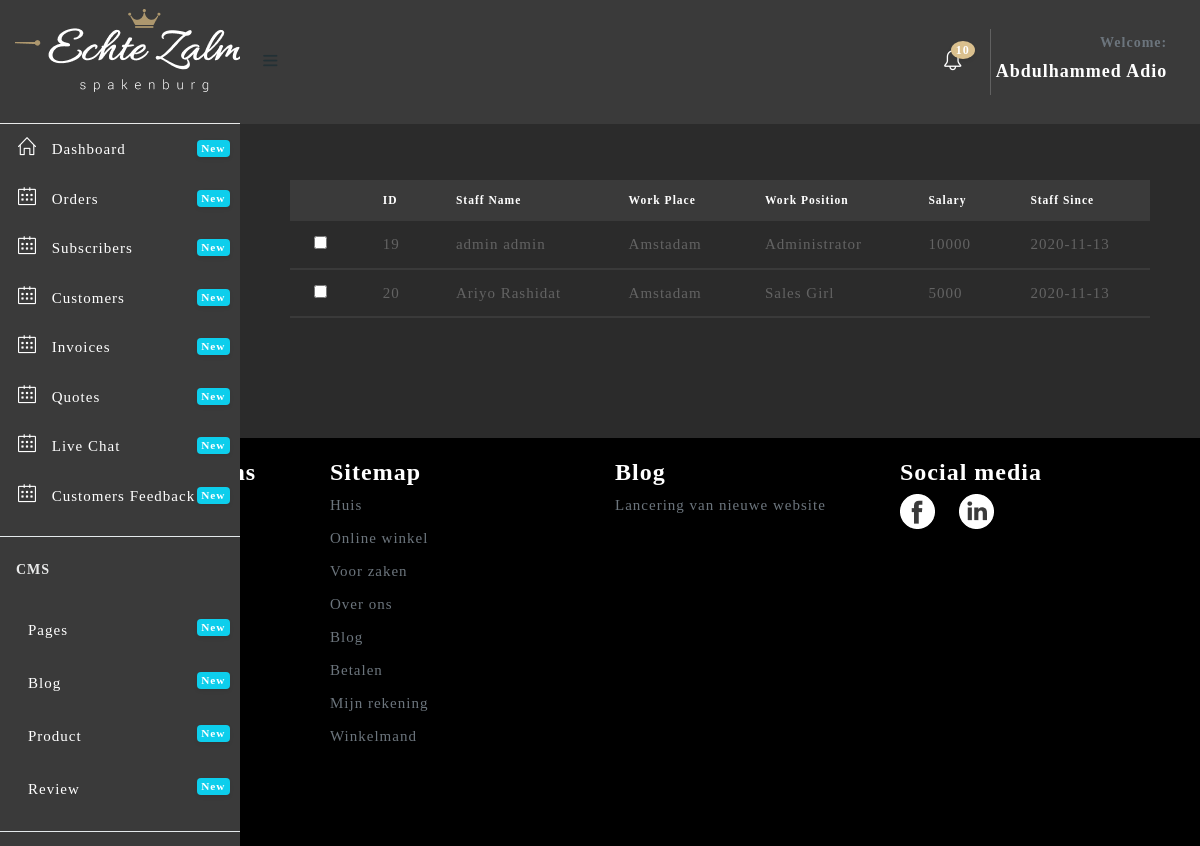
Before: /admin/salary.php (signed in) with the older database file.
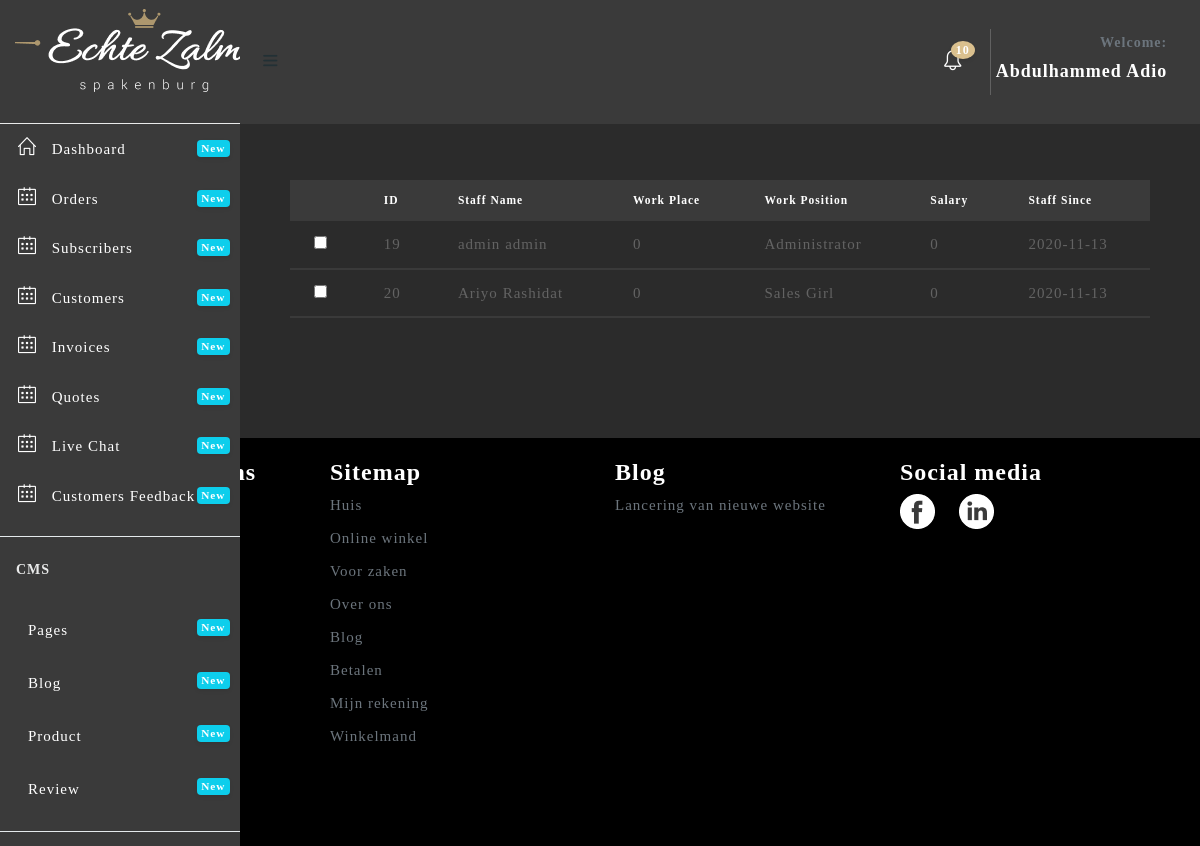
After: the same page with the newer database file.
### tables this page shows
CREATE TABLE `user_role_management` (
  `id` int(11) NOT NULL,
  `user_id` int(11) DEFAULT NULL,
  `menu_id` int(11) DEFAULT NULL,
  `status` tinyint(1) DEFAULT NULL
);

CREATE TABLE `menu` (
  `id` int(11) NOT NULL,
  `menu_name` varchar(255) DEFAULT NULL,
  `link` varchar(255) DEFAULT NULL,
  `icon_name` varchar(255) DEFAULT NULL,
  `level` int(2) NOT NULL
);

CREATE TABLE `job_info` (
  `id` int(11) NOT NULL,
  `job_app` varchar(255) DEFAULT NULL,
  `workplace` int(255) DEFAULT NULL,
  `salary` int(255) DEFAULT NULL,
  `user_id` int(11) DEFAULT NULL
);

CREATE TABLE `users` (
  `id` int(11) NOT NULL,
  `fname` varchar(255) DEFAULT NULL,
  `lname` varchar(255) DEFAULT NULL,
  `username` varchar(255) DEFAULT NULL,
  `email` varchar(255) DEFAULT NULL,
  `password` varchar(255) DEFAULT NULL,
  `country` varchar(255) DEFAULT NULL,
  `sex` varchar(255) DEFAULT NULL,
  `dob` varchar(255) DEFAULT NULL,
  `joined` varchar(255) DEFAULT NULL,
  `role` varchar(255) DEFAULT NULL,
  `status` tinyint(1) DEFAULT NULL
);

### admin/salary.php (the view, shortened to what this page needs)
<?php include 'header.php'?>
  <div class="content-wrapper" style="background: #2B2B2B;">
    <div class="container-fluid">
      <br><br><br><br>
    <div class="row">
        <div class="col-xl-12">
          <div class="card" style="background:transparent;">
            <div class="card-body">
              <div class="table-responsive">
                <table class="table" id="default-datatable">
                <thead style="background:#3A3A3A;color:#fff">
                    <tr>
                        <th></th>
                        <th>ID</th>
                        <th>Staff Name</th>
                        <th>Work Place</th>
                        <th>Work Position</th>
                        <th>Salary</th>
                        <th>Staff Since</th>
                    </tr>
                </thead>
                <tbody>
                  <?php
                    include '../includes/connection.php';
                    $getUser = $connect2db->prepare("SELECT users.id,users.fname,users.lname,users.status,users.joined,job_info.salary,job_info.workplace,job_info.job_app,users.role,job_info.user_id FROM users JOIN job_info ON users.id = job_info.user_id  WHERE role=? ");
                    $getUser->execute(['Admin']);
                    while ($row = $getUser->fetch()) {
                      ?>
                      <tr class="mt-3 mb-3" style="margin-top:5px;border-bottom:2px solid #3A3A3A;background:transparent;">
                          <td>
                            <input type="checkbox" name="" style="border: 1px solid #fff;color:#000;"></td>
                          <td><?php echo $row->user_id; ?></td>
                          <td><?php echo $row->fname." ".$row->lname; ?></td>
                          <td>
                            <?php echo $row->workplace ?>
                          </td>
                          <td><?php echo $row->job_app; ?></td>
                          <td><?php echo $row->salary; ?></td>
                          <td><?php echo ($row->joined); ?></td>
                        </tr>
                    <?php
                    }
                  ?>
                  </tbody>
              </table>
              </div>
            </div>
        </div>
    </div>
  </div>
    </div>
  </div>
<?php include 'footer.php'?>

### admin/header.php (shortened to what this page needs)
<!DOCTYPE html>
<html lang="en">
<head>
  <link href="assets/plugins/fullcalendar/css/fullcalendar.min.css" rel='stylesheet'/>
  <link href="assets/plugins/bootstrap-datatable/css/dataTables.bootstrap4.min.css" rel="stylesheet" type="text/css">
  <link href="assets/plugins/bootstrap-datatable/css/buttons.bootstrap4.min.css" rel="stylesheet" type="text/css">
  <link href="assets/plugins/vectormap/jquery-jvectormap-2.0.2.css" rel="stylesheet" />
  <link href="assets/plugins/simplebar/css/simplebar.css" rel="stylesheet"/>
  <link href="assets/css/bootstrap.min.css" rel="stylesheet"/>
  <link href="assets/css/animate.css" rel="stylesheet" type="text/css"/>
  <link href="assets/css/icons.css" rel="stylesheet" type="text/css"/>
  <link href="assets/css/sidebar-menu.css" rel="stylesheet"/>
  <link href="assets/css/app-style.css" rel="stylesheet"/>
  <link href="assets/css/poppins.css" rel="stylesheet"/>
   <link href="assets/plugins/select2/css/select2.min.css" rel="stylesheet" />
  <link href="assets/plugins/switchery/css/switchery.min.css" rel="stylesheet" />
  <link href="assets/plugins/bootstrap-switch/bootstrap-switch.min.css" rel="stylesheet">
  <link rel="stylesheet" href="assets/plugins/summernote/dist/summernote-bs4.css"/>
  <link href="assets/plugins/dropzone/css/dropzone.css" rel="stylesheet" type="text/css">
  <link href="assets/plugins/simplebar/css/simplebar.css" rel="stylesheet"/>
</head>
<body style="background: #2B2B2B;">
 <div id="wrapper">
   <div id="sidebar-wrapper" data-simplebar="" data-simplebar-auto-hide="true" style="background: #3A3A3A; color: white;">
     <div class="brand-logo" style="height: 124px; display: table;">
      <a href="../index.php" style="display: table-cell;vertical-align: middle;padding-left:15px;">
       <img src="images/logo-white.png"  alt="logo icon">
     </a>
   </div>
   <ul class="sidebar-menu do-nicescrol">
    <?php
      if (!is_file('no_delete.php')) {
        echo "A file is Missing";
      }else{
        include'../includes/connection.php';
        $id = $_SESSION['id'];
        $getMenu = $connect2db->prepare("SELECT menu.menu_name,menu.link,menu.icon_name,menu.id,user_role_management.menu_id,user_role_management.user_id, menu.level FROM menu JOIN user_role_management ON menu.id =user_role_management.menu_id WHERE menu.level = 1 AND user_role_management.user_id = $id ");
        $getMenu->execute();
        while ($menu = $getMenu->fetch()) {?>
          <li>
        <a href="<?php echo $menu->link?>" class="waves-effect" style="color:#fff">
          <i class="<?php echo($menu->icon_name)?>"></i> <span><?php echo $menu->menu_name?></span>
          <small class="badge float-right badge-info">New</small>
        </a>
      </li>
        <?php }
      }
    ?>
      <hr class="mt-3">
      <li><h6 class="ml-3 text-light mb-4 mt-4">CMS</h6></li>
    <?php
      if (!is_file('no_delete.php')) {
        echo "A file is Missing";
      }else{
        include'../includes/connection.php';
        $id = $_SESSION['id'];
        $getMenu = $connect2db->prepare("SELECT menu.menu_name,menu.link,menu.icon_name,menu.id,user_role_management.menu_id,user_role_management.user_id, menu.level FROM menu JOIN user_role_management ON menu.id =user_role_management.menu_id WHERE menu.level = 2 AND user_role_management.user_id = $id ");
        $getMenu->execute();
        while ($menu = $getMenu->fetch()) {?>
          <li>
        <a href="<?php echo $menu->link?>" class="waves-effect" style="color:#fff">
          <i class="<?php echo($menu->icon_name)?>"></i> <span><?php echo $menu->menu_name?></span>
          <small class="badge float-right badge-info">New</small>
        </a>
      </li>
        <?php }
      }
    ?>
      <hr class="mt-3">
      <br><br>
    </ul>
   </div>
<header class="topbar-nav" >
 <nav class="navbar navbar-expand fixed-top" style="height: 124px; background: #3A3A3A;">
  <ul class="navbar-nav mr-auto align-items-center">
    <li class="nav-item">
      <a class="nav-link toggle-menu" href="javascript:void();">
       <i class="icon-menu menu-icon"></i>
     </a>
    </li>
  </ul>
  <ul class="navbar-nav align-items-center right-nav-link">
    <li class="nav-item dropdown-lg">
      <a class="nav-link dropdown-toggle dropdown-toggle-nocaret waves-effect" data-toggle="dropdown" href="javascript:void();">
    <i class="icon-bell text-white"></i><span class="badge badge-up" style="background:#DAC08E; color: #fff;">10</span></a>
    </li>
    <li class="nav-item">
      <a class="nav-link dropdown-toggle dropdown-toggle-nocaret" data-toggle="dropdown" href="#">
        <div style="border-left: 1px solid rgba(255, 255, 255, 0.2);padding:5px;text-transform: capitalize; text-align: right;">
          <span class="user-profile">
            <h6 class="text-muted">Welcome:</h6>
            <h5 class="text-white"><?php echo $_SESSION['fullname'];?></h5>
          </span>
        </div>
      </a>
    </li>
  </ul>
</nav>
</header>

### admin/footer.php (shortened to what this page needs)
<footer class="container-fluid" style="background: black; color: white;">
	<div class="container" style="height:20px"></div>
<div class="container">
		<div class="row">
		<div class="col l3 s12 m6">
			<h4 style="font-family:playfair" class="text-white font-weight-bold left-align" style="width:240px;">Verbind je met ons</h4>
		</div>
		<div class="col l3 s12 m6" >
		<h4 style="font-family:playfair" class="text-white font-weight-bold left-align" style="width:230px">Sitemap</h4>
    <div style="width:178px">
      <p><a href="index.php" class="text-muted"> Huis</a> </p>
      <p><a href="webshop.php" class="text-muted"> Online winkel</a> </p>
      <p><a href="" class="text-muted"> Voor zaken</a> </pp>
      <p><a href="aboutUs.php" class="text-muted"> Over ons</a> </p>
      <p><a href="blog.php" class="text-muted"> Blog</a> </p>
      <p><a href="" class="text-muted"> Betalen</a> </p>
      <p><a href="profile.php" class="text-muted"> Mijn rekening</a> </p>
      <p><a href="cart.php" class="text-muted"> Winkelmand</a> </p>
    </div>
	</div>
	<div class="col l3 s12 m6" >
			<h4 style="font-family:playfair;text-align:left;" class="text-white font-weight-bold" style="width:122px">Blog</h4>
			<p class="text-muted">Lancering van nieuwe website</p>
		</div>
	<div class="col l3 s12 m6">
			<h4 style="font-family:playfair" class="text-white left-align font-weight-bold" style="width:230px">Social media</h4>
			<div>
				<img src="images/icon/facebook.png"> &nbsp &nbsp
				<img src="images/icon/linkedin.png">
			</div>
		</div>
	</div>
</div>
<div class="container" style="height:89px"></div>
</footer>

### admin/assets/css/sidebar-menu.css (style rules this page uses)
.sidebar-menu { list-style: none; margin: 0; padding: 0; background-color: transparent; }
.sidebar-menu>li { position: relative; margin: 0; padding: 0; }
.sidebar-menu>li>a { padding: 13px 5px 13px 15px; display: block; border-left: 3px solid transparent; color: #223035; font-size: 15px; }
.sidebar-menu>li .label, .sidebar-menu>li .badge { margin-top: 3px; margin-right: 5px; }
.sidebar-menu a { color: #b8c7ce; text-decoration: none; }

### admin/salary.php (style rules this page uses)
input { border:1px solid #fff; background: #000; }

Changed rows visible on the page:
changed job_info "Administrator": workplace "Amstadam" → "0"; salary "10000" → "0"
changed job_info "Sales Girl": workplace "Amstadam" → "0"; salary "5000" → "0"
